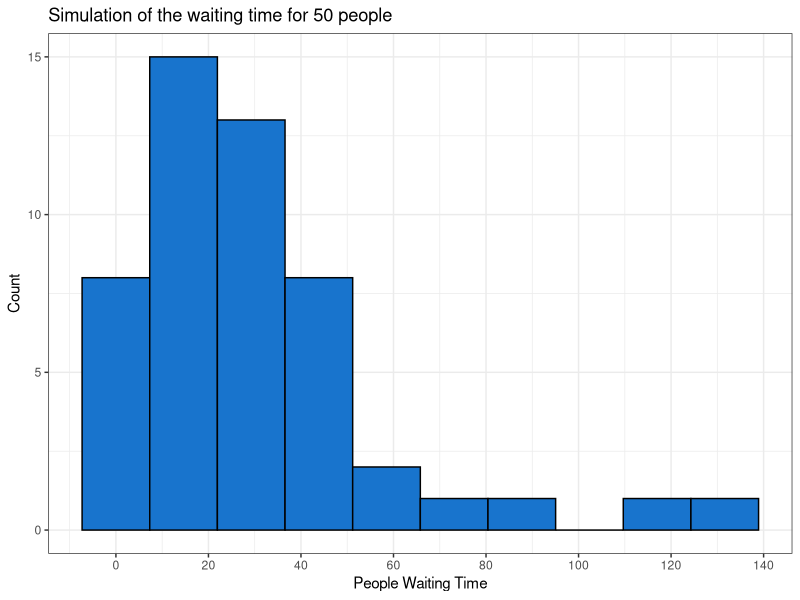

Source code (R):
## ---- chunk 1
knitr::opts_chunk$set(dev = "ragg_png")

## ---- chunk 2
# tidyverse
library(tidyverse)

# others
library(gridExtra)
library(kableExtra)
# library(latex2exp)
# library(scales)
# library(glue)
# library(highcharter)

## ---- chunk 3

mykable <- function(data) {
  knitr::kable(data) %>% 
    kable_styling()
}

# Colors
colors <- c('darkred', 'deepskyblue', 'darkgreen', 'darkgoldenrod', 'darkblue')

## ---- chunk 4

x <- c(15.58, 15.9, 16, 16.1, 16.2)
p1 <- c(0.15, 0.21, 0.35, 0.15, 0.14)
p2 <- c(0.14, 0.05, 0.64, 0.08, 0.09)

exp_value_1 <- sum(x*p1)
exp_value_2 <- sum(x*p2)

var_1 <- sum(p1*(x-exp_value_1)**2)
var_2 <- sum(p2*(x-exp_value_2)**2)

cat(
  'E[X] method 1:', round(exp_value_1, 3), 
  '\nE[X] method 2:', round(exp_value_2, 3), 
  '\nVar(X) method 1:', round(var_1, 6), 
  '\nVar(X) method 2:', round(var_2, 6)
  )


## ---- chunk 5

set.seed(1) 
people_wt <- rexp(50, 1/30)

ggplot() + 
  geom_histogram(aes(people_wt),  bins = 10, fill='dodgerblue3', colour="black") +
  labs(title="Simulation of the waiting time for 50 people", 
       x='People Waiting Time',
       y='Count')+
  scale_x_continuous(
    breaks = seq(0, 160, 20),
  ) + 
  theme_bw()

## ---- chunk 6

## ---- chunk 7

## ---- chunk 8
